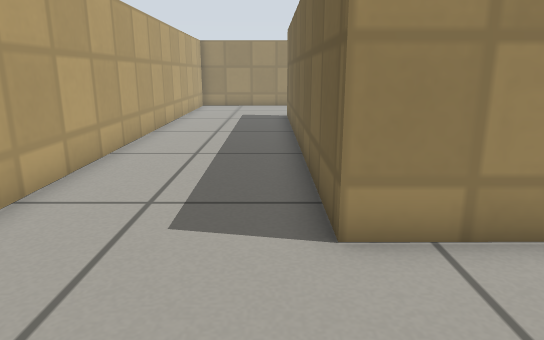
View 1 (above)

16 first-person views from a walk through a world built for the Gazebo simulator. The camera is 0.51 m above the floor, tilts 14° down and sees 70° across. The floor is counted in squares, 0.25 m on a side. Each view is taken from the middle of a square. On the plan, view 1 faces up. The plan holds only what a view shows up to about 19 squares ahead; the rest is blank. The place goes on beyond the plan. Simple patterns stand in for the simulator's built-in surfaces.

View 2
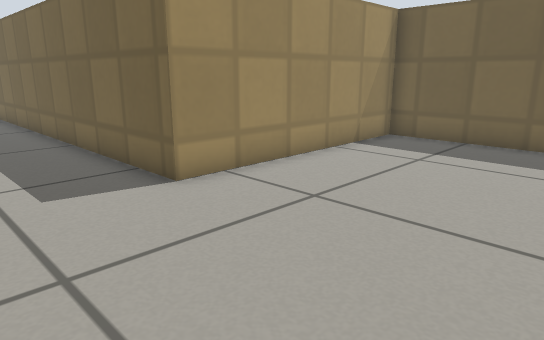

View 3
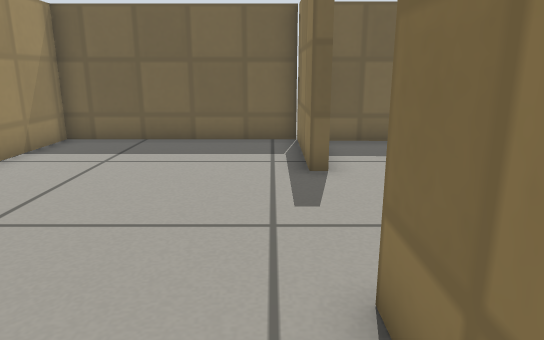

View 4
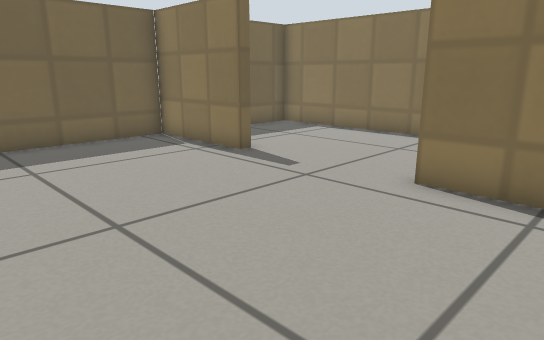

View 5
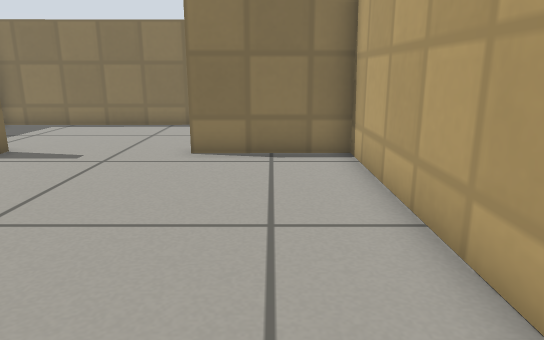

View 6
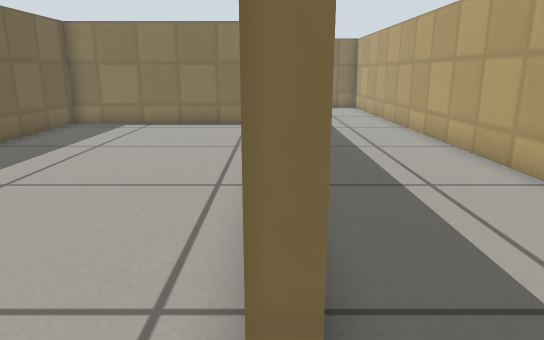

View 7
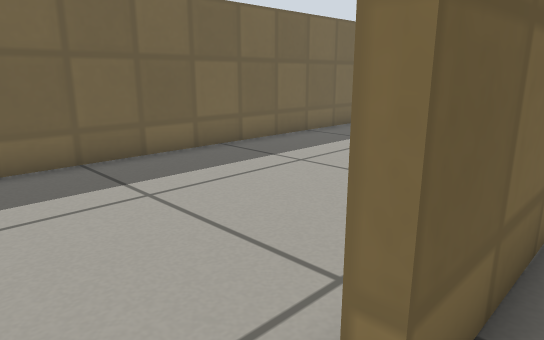

View 8
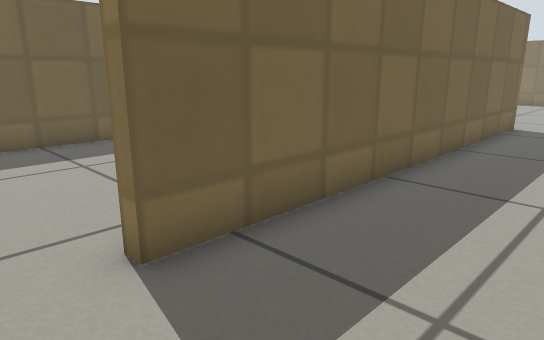

View 9
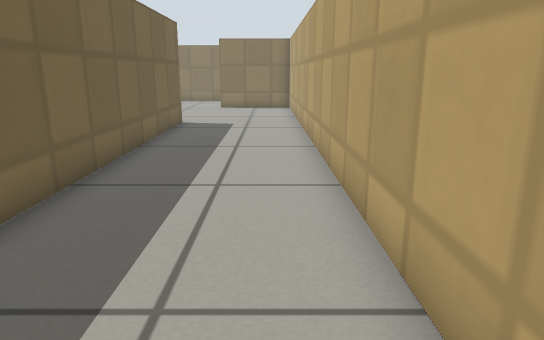

View 10
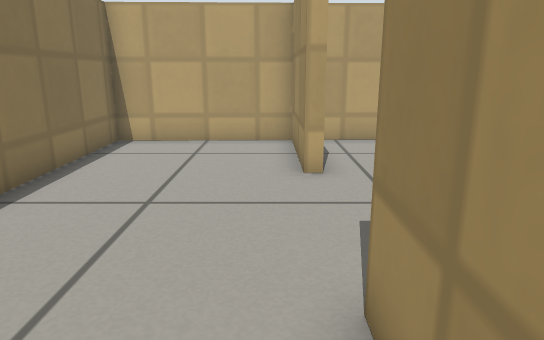

View 11
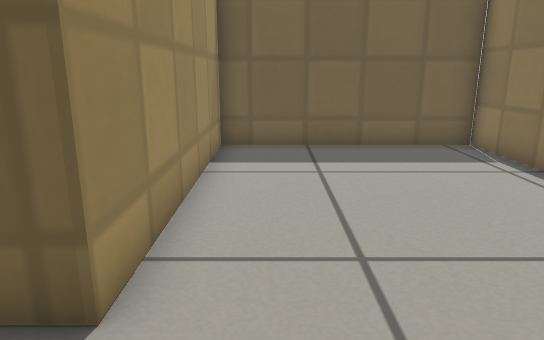

View 12
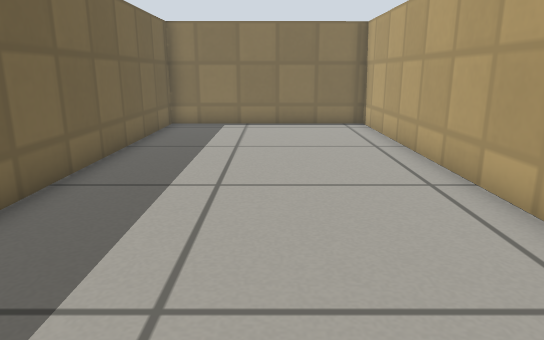

View 13
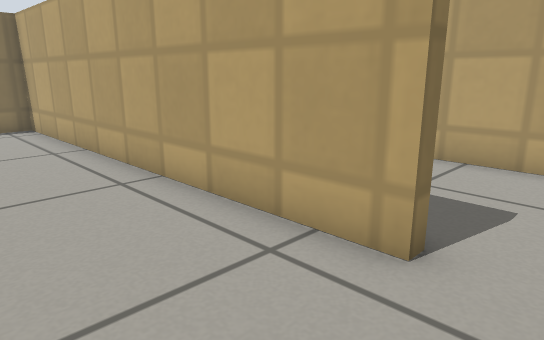

View 14
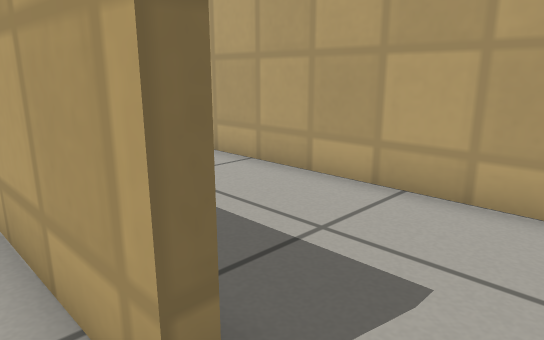

View 15
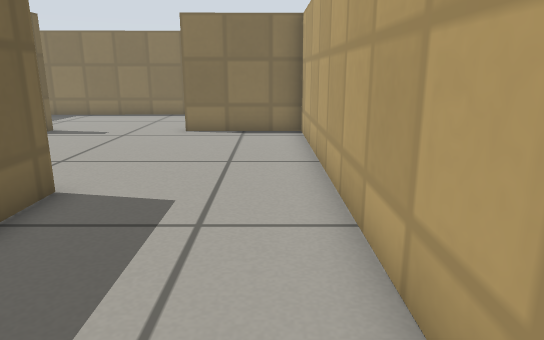

View 16
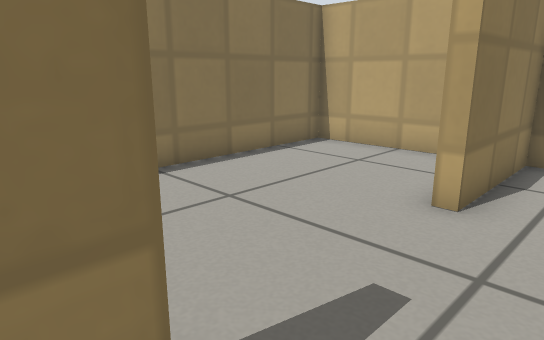

### Floor plan
Points are (right, up) in squares from view 1. A wall is a line through its corners. A room is listed if a view was taken in it or the views show most of it. See-through windows are left out.
Room 1 (views 1, 2, 3, 4, 5, 7, 8, 9, 11, 15, 16)
walls: (5, -3.2) (5, -2.9) (9.1, -2.8) (9.1, 4.5) (0.8, 4.4) (0.7, 19.3); (-4.4, 20.1) (-4.1, -3) (0.1, -2.9) (0.1, -3.5)
ways out: opening at (1, 20.5) to room 2; opening at (3, -3) to room 3
Room 2 (views 6, 12, 13, 14)
walls: (0.7, 19.3) (1.1, 19.3) (1.2, 4.9) (9.1, 4.9) (9.1, 19.5)
ways out: opening at (1, 20.5) to room 1
Room 3 (view 10)
walls: (0.1, -3.2) (-4.1, -3.2) (-4, -8.8) (8.8, -8.6) (8.9, -3.7); (7.1, -3.2) (5, -3.2)
ways out: opening at (3, -3) to room 1

Positions as (right, up) in squares from view 1, and headings:
1: (0, 0), facing up
2: (-3, -2), facing up-right
3: (-3, -2), facing right
4: (-3, 4), facing down-right
5: (-2, 7), facing down
6: (1, 21), facing down
7: (0, 21), facing down-right
8: (-3, 21), facing down-right
9: (-3, 21), facing down
10: (8, -4), facing left
11: (-2, 3), facing right
12: (5, 21), facing down
13: (5, 21), facing down-left
14: (2, 21), facing down-left
15: (-3, 11), facing down
16: (6, -1), facing down-left
